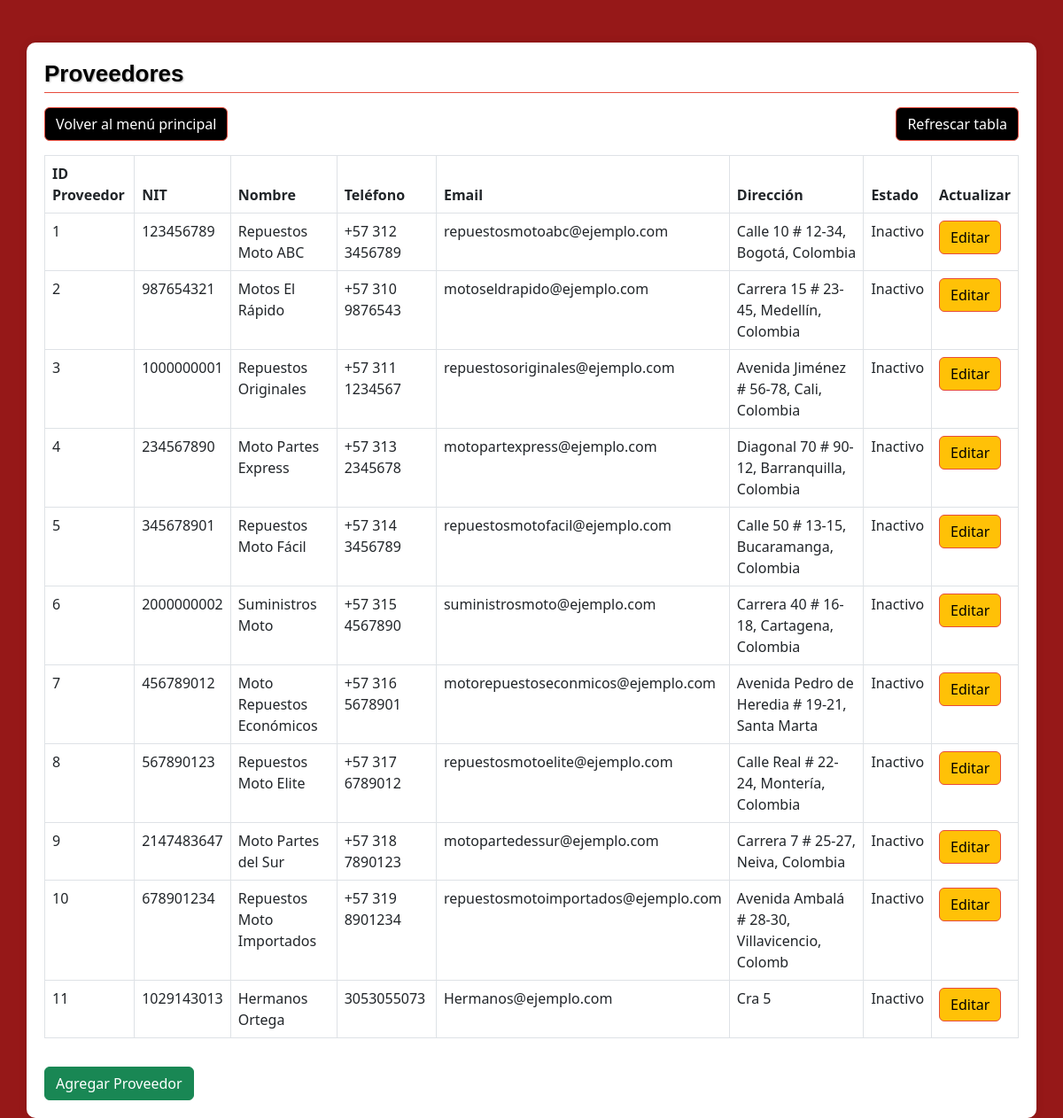
/Piston_Rojo/Controlador/controladorProveedor.php, run on an earlier commit of the app's database.
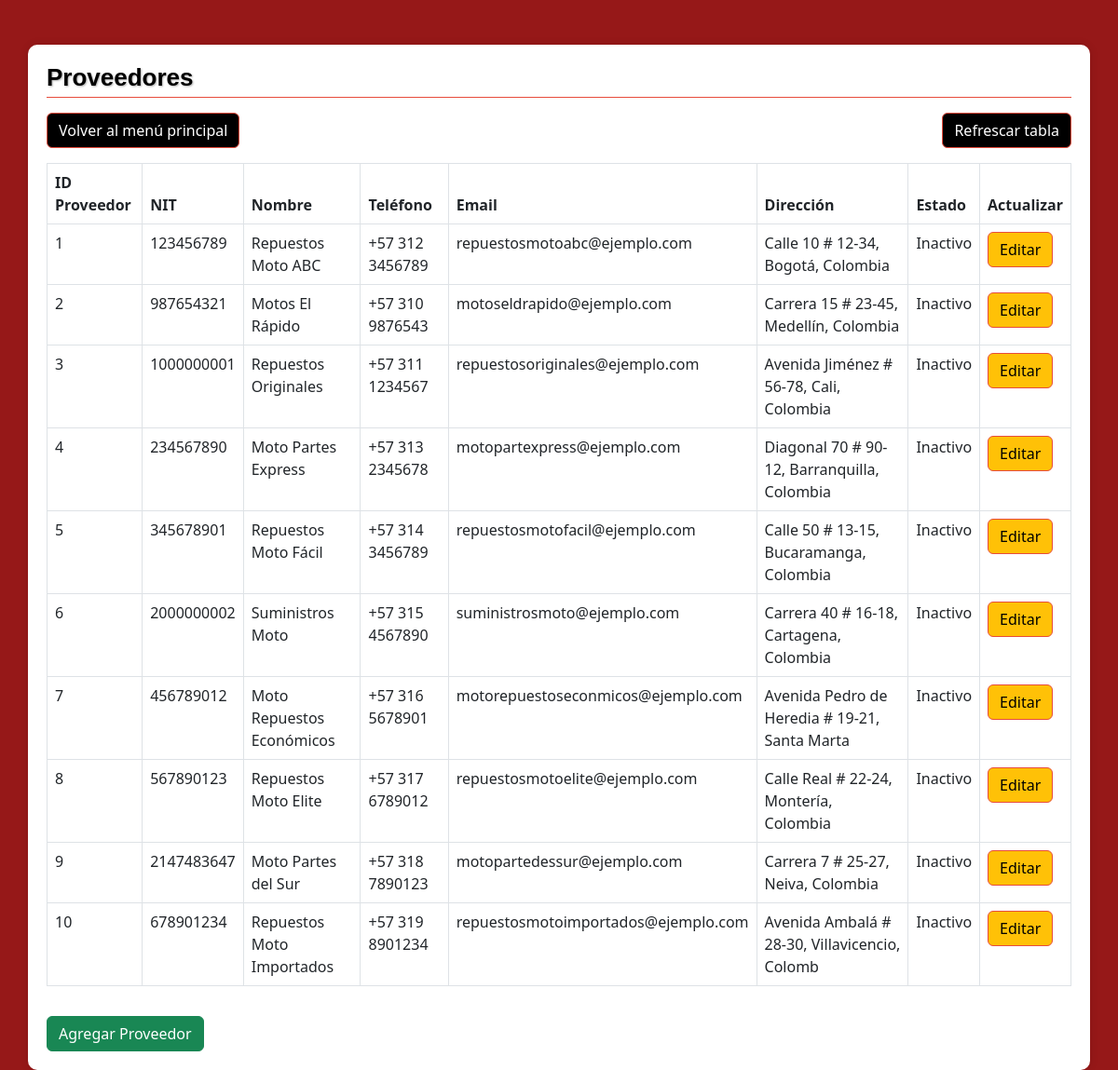
And on a later commit of the database.
### tables this page shows
CREATE TABLE `proveedores` (
  `Id_Prov` int(11) NOT NULL,
  `Prov_Numero_NIT` int(11) NOT NULL,
  `Prov_Nombre` varchar(45) NOT NULL,
  `Prov_Telefono` varchar(45) NOT NULL,
  `Prov_Direccion` varchar(45) NOT NULL,
  `Prov_Email` varchar(45) NOT NULL,
  `Prov_Estado` varchar(45) NOT NULL
);

### Piston_Rojo/Controlador/controladorProveedor.php (called while the page is built, shortened)
<?php
require_once '../Modelo/Proveedor.php';
$gestorProveedor = new Proveedor();
try {
    $resultado = $gestorProveedor->consultarProveedores();
} catch (Exception $e) {
    echo "Error: " . $e->getMessage();
}
include "../Vista/vistaProveedor.php";
?>

### Piston_Rojo/Modelo/Conexion.php (called while the page is built, shortened)
<?php
function Conectarse()
{
    $Conexion = mysqli_connect("localhost", "root", "", "piston");
    return $Conexion;
}
?>

### Piston_Rojo/Modelo/Proveedor.php (called while the page is built, shortened)
<?php
require_once 'Conexion.php';
class Proveedor {
    private $conexion;
    public function __construct() {
        $this->conexion = Conectarse();
    }
    public function consultarProveedores() {
        $sql = "SELECT * FROM Proveedores";
        $resultado = $this->conexion->query($sql);
        return $resultado;
    }
}
?>

### Piston_Rojo/Vista/vistaProveedor.php (the view, shortened to what this page needs)
<!DOCTYPE html>
<html lang="es">
<head>
    <link href="https://cdn.jsdelivr.net/npm/bootstrap@5.3.0/dist/css/bootstrap.min.css" rel="stylesheet">
</head>
<body>
<div class="container mt-5">
    <h1 class="mb-3">Proveedores</h1>
    <div class="button-container">
        <a class="btn btn-secondary" href="../indexjv.html">Volver al menú principal</a>
        <form action="../Controlador/controladorProveedor.php" method="post">
            <button class="btn btn-primary" type="submit" name="Acciones" value="Refrescar tabla">Refrescar tabla</button>
        </form>
    </div>
    <div class="table-responsive mt-3">
        <table class="table table-bordered">
            <thead>
                <tr>
                    <th>ID Proveedor</th>
                    <th>NIT</th>
                    <th>Nombre</th>
                    <th>Teléfono</th>
                    <th>Email</th>
                    <th>Dirección</th>
                    <th>Estado</th>
                    <th>Actualizar</th>
                </tr>
            </thead>
            <tbody>
                <?php
                if (isset($resultado) && $resultado->num_rows > 0) {
                    while ($fila = mysqli_fetch_assoc($resultado)) {
                        echo "<tr>";
                        echo "<td>" . $fila['Id_Prov'] . "</td>";
                        echo "<td>" . htmlspecialchars($fila['Prov_Numero_NIT']) . "</td>";
                        echo "<td>" . htmlspecialchars($fila['Prov_Nombre']) . "</td>";
                        echo "<td>" . htmlspecialchars($fila['Prov_Telefono']) . "</td>";
                        echo "<td>" . htmlspecialchars($fila['Prov_Email']) . "</td>";
                        echo "<td>" . htmlspecialchars($fila['Prov_Direccion']) . "</td>";
                        echo "<td>" . ($fila['Prov_Estado'] == 1 ? 'Activo' : 'Inactivo') . "</td>";
                        echo '<td><button class="btn btn-warning" data-bs-toggle="modal" data-bs-target="#editModal' . $fila['Id_Prov'] . '">Editar</button></td>';
                        echo "</tr>";
                    }
                } else {
                    echo "<tr><td colspan='8'>No hay proveedores registrados.</td></tr>";
                }
                ?>
            </tbody>
        </table>
    </div>
    <button class="btn btn-success mt-3" data-bs-toggle="modal" data-bs-target="#addModal">Agregar Proveedor</button>
</div>
</body>
</html>

### Piston_Rojo/Vista/vistaProveedor.php (style rules this page uses)
body { background-color: #961818; color: #ffffff; }
.container { background-color: #ffffff; padding: 20px; border-radius: 10px; box-shadow: 0px 0px 10px rgba(0, 0, 0, 0.1); }
h1 { color: #000000; font-size: 26px; font-family: Arial, sans-serif; font-weight: bold; text-shadow: 1px 1px 2px rgba(0, 0, 0, 0.3); border-bottom: 1px solid #e74c3c; padding-bottom: 5px; }
.btn-secondary, .btn-primary, .btn-warning { border: 1px solid #e74c3c; }
.button-container { display: flex; justify-content: space-between; margin-bottom: 1rem; }
.btn-secondary { background-color: #000000; color: #ffffff; border: 1px solid #e74c3c; }
.btn-primary { background-color: #000000; color: #ffffff; border: 1px solid #e74c3c; }

What changed in the data, as far as the page shows it:
removed proveedores: Id_Prov "11", Prov_Numero_NIT "1029143013", Prov_Nombre "Hermanos Ortega", Prov_Telefono "3053055073", Prov_Email "Hermanos@ejemplo.com", Prov_Direccion "Cra 5", Prov_Estado "Inactivo"
